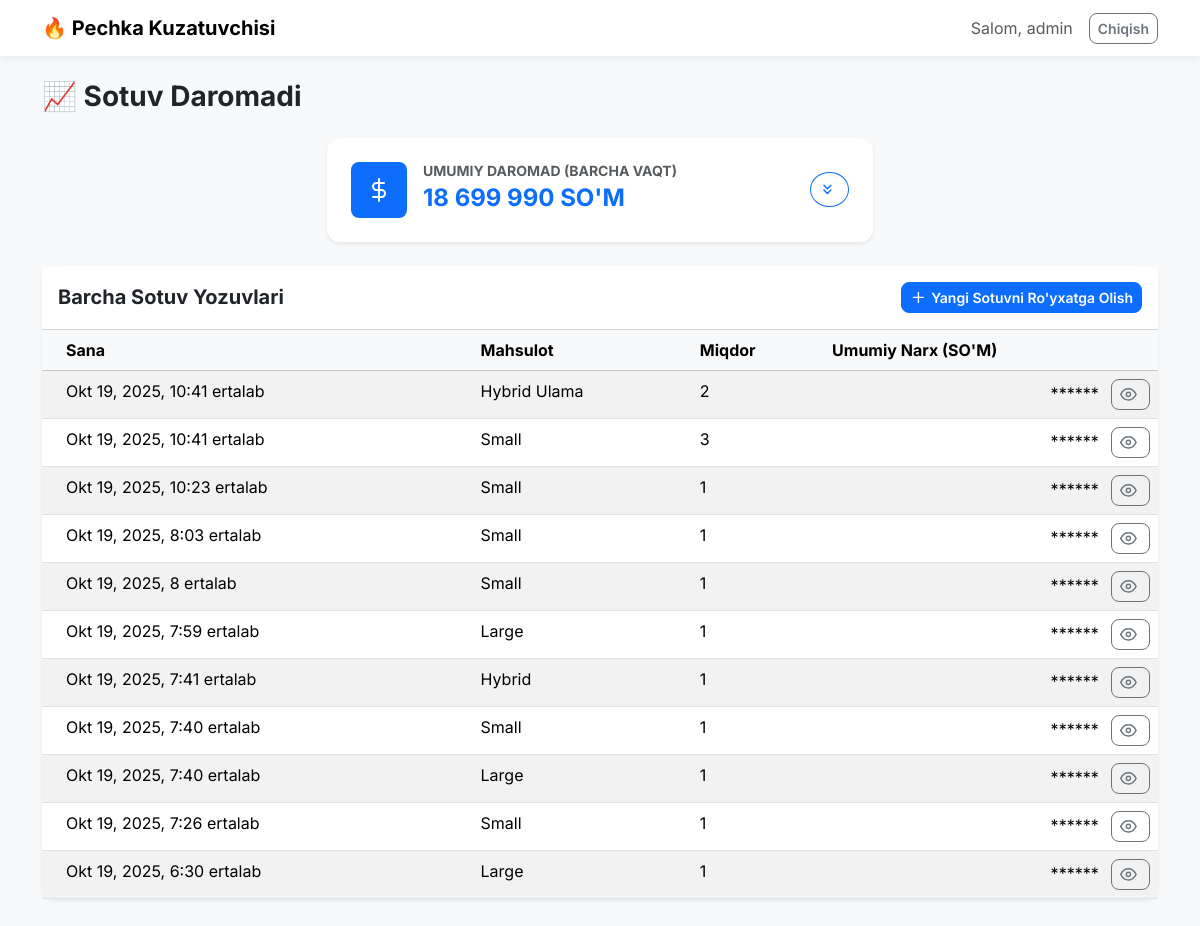
Before: /sales/ (signed in) with the older database file.
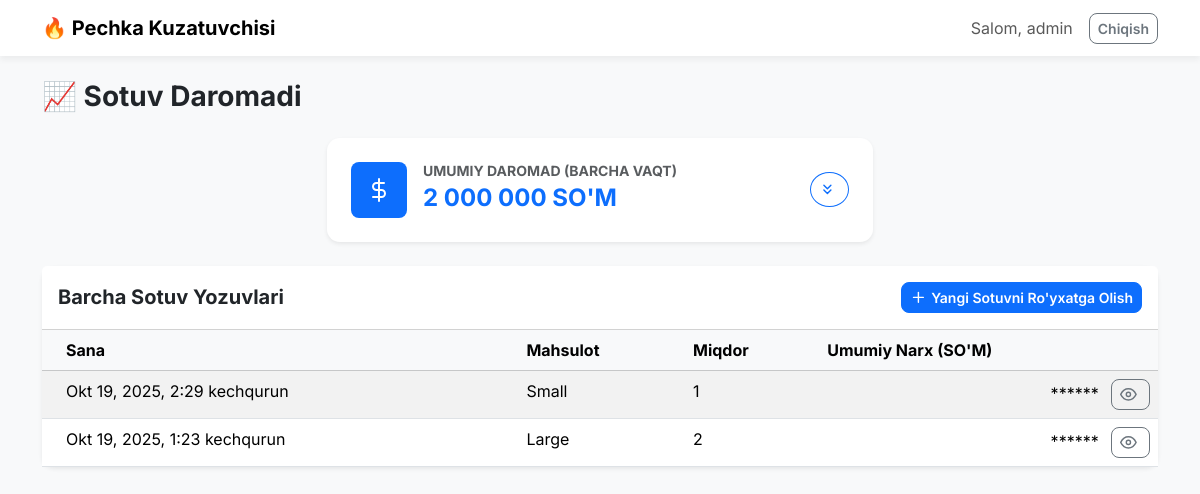
After: the same page with the newer database file.
### sales/models.py (models this page shows, shortened)
class Sale(models.Model):
    product = models.ForeignKey(Product, on_delete=models.CASCADE)
    quantity = models.PositiveIntegerField(default=1)
    sale_price = models.PositiveIntegerField() # This is the TOTAL price for all items
    recorded_by = models.ForeignKey(User, on_delete=models.SET_NULL, null=True)
    date = models.DateTimeField(auto_now_add=True)

class Product(models.Model):
    name = models.CharField(max_length=100, unique=True)
    base_cost = models.IntegerField(validators=[MinValueValidator(0)])
    master_fee = models.IntegerField(validators=[MinValueValidator(0)])

### sales/views.py (the view)
# urls.py: path('sales/', views.sale_list, name='sale_list'),
@staff_member_required
def sale_list(request):
    sales = Sale.objects.select_related('product', 'recorded_by').order_by('-date')
    total_revenue = sales.aggregate(total=Sum('sale_price'))['total'] or 0
    today = date.today()
    today_revenue = sales.filter(date__date=today).aggregate(total=Sum('sale_price'))['total'] or 0
    week_start = today - timedelta(days=today.weekday())
    this_week_revenue = sales.filter(date__date__gte=week_start).aggregate(total=Sum('sale_price'))['total'] or 0
    month_start = today.replace(day=1)
    this_month_revenue = sales.filter(date__date__gte=month_start).aggregate(total=Sum('sale_price'))['total'] or 0
    return render(request, 'sale_list.html', {
        'sales': sales,
        'total_revenue': total_revenue,
        'today': today,
        'today_revenue': today_revenue,
        'week_start': week_start,
        'this_week_revenue': this_week_revenue,
        'month_start': month_start,
        'this_month_revenue': this_month_revenue,
    })

### sales/templates/sale_list.html (shortened to what this page needs)
{% extends "base.html" %}
{% load humanize %}
{% block header %}📈 Sotuv Daromadi{% endblock %}
{% block content %}
<div class="row justify-content-center mb-4">
    <div class="col-md-6">
        <div class="card shadow-sm border-0 rounded-lg">
            <div class="card-body d-flex align-items-center p-4">
                <div class="bg-primary text-white p-3 rounded-3 me-3 flex-shrink-0 d-flex align-items-center justify-content-center" style="min-width: 3.5rem;">
                    <i data-feather="dollar-sign" class="w-8 h-8"></i>
                </div>
                <div class="flex-grow-1">
                    <h6 class="card-subtitle text-muted mb-1 small fw-bold text-uppercase">Umumiy Daromad (Barcha Vaqt)</h6>
                    <h4 class="card-title mb-0 fw-bolder text-primary">{{ total_revenue|intcomma }} SO'M</h4>
                </div>
                <button class="btn btn-sm btn-outline-primary ms-3 rounded-circle d-flex align-items-center justify-content-center p-2" type="button"
                        data-bs-toggle="collapse" data-bs-target="#detailedRevenue"
                        aria-expanded="false" aria-controls="detailedRevenue">
                    <i data-feather="chevrons-down" class="icon" id="toggleIcon"></i>
                </button>
            </div>
        </div>
    </div>
</div>
<div class="card shadow-sm border-0 rounded-lg">
    <div class="card-header bg-white d-flex flex-column flex-md-row justify-content-between align-items-md-center p-3">
        <h5 class="mb-2 mb-md-0 fw-bold">Barcha Sotuv Yozuvlari</h5>
        <div class="d-flex align-items-center">
            <a href="{% url 'add_sale' %}" class="btn btn-sm btn-primary d-flex align-items-center">
                <i data-feather="plus" class="icon me-1"></i> Yangi Sotuvni Ro'yxatga Olish
            </a>
        </div>
    </div>
    <div class="card-body p-0">
        <div class="table-responsive">
            <table class="table table-hover table-striped mb-0">
                <thead class="table-light">
                    <tr>
                        <th scope="col" class="ps-4">Sana</th>
                        <th scope="col">Mahsulot</th>
                        <th scope="col">Miqdor</th>
                        <th scope="col">Umumiy Narx (SO'M)</th>
                    </tr>
                </thead>
                <tbody>
                    {% for sale in sales %}
                    <tr>
                        <td class="ps-4">{{ sale.date|date:"M d, Y, P" }}</td>
                        <td>{{ sale.product.name }}</td>
                        <td>{{ sale.quantity }}</td>
                        <td class="text-end">
                            <span class="price-display" data-price="{{ sale.sale_price|intcomma }}">******</span>
                            <button class="btn btn-sm btn-outline-secondary ms-2 reveal-btn">
                                <i data-feather="eye" class="icon"></i>
                            </button>
                        </td>
                    </tr>
                    {% empty %}
                    <tr>
                        <td colspan="4" class="text-center text-muted p-5">
                            Hozircha hech qanday sotuv ro'yxatga olinmagan.
                        </td>
                    </tr>
                    {% endfor %}
                </tbody>
            </table>
        </div>
    </div>
</div>
{% endblock %}

### templates/base.html (shortened to what this page needs)
<!DOCTYPE html>
<html lang="uz">
<head>
    <link href="https://cdn.jsdelivr.net/npm/bootstrap@5.3.3/dist/css/bootstrap.min.css" rel="stylesheet">
</head>
<body>
    <nav class="navbar navbar-expand-lg navbar-light bg-white mb-4">
        <div class="container">
            <a class="navbar-brand fw-bold" href="{% url 'home' %}">🔥 Pechka Kuzatuvchisi</a>
            {% if user.is_authenticated %}
            <div class="d-flex align-items-center">
                <span class="navbar-text me-3">
                    Salom, {{ user.username }}
                </span>
                <form method="post" action="{% url 'logout' %}" class="d-inline">
                    <button type="submit" class="btn btn-sm btn-outline-secondary">Chiqish</button>
                </form>
            </div>
            {% endif %}
        </div>
    </nav>
    <div class="container pb-5">
        <header class="mb-4">
            <h1 class="h3 fw-bold">{% block header %}{% endblock %}</h1>
        </header>
        {% block content %}{% endblock %}
    </div>
</body>
</html>

### templates/base.html (style rules this page uses)
:root { --bs-body-font-family: 'Inter', sans-serif; --bs-primary: #0d6efd; --bs-success: #198754; --bs-light: #f8f9fa; --bs-dark: #212529; --card-shadow: 0 4px 6px rgba(0, 0, 0, 0.05); --card-border-radius: 0.8rem; }
body { background-color: var(--bs-light); }
.navbar { box-shadow: var(--card-shadow); }
.card { border-radius: var(--card-border-radius); box-shadow: var(--card-shadow); border: none; }
.btn { border-radius: 0.5rem; font-weight: 600; }
.icon { width: 1.2em; height: 1.2em; vertical-align: text-bottom; margin-right: 0.25rem; }

Changed rows visible on the page:
removed Sale: date "Okt 19, 2025, 10:41 ertalab", product.name "Hybrid Ulama", quantity "2"
removed Sale: date "Okt 19, 2025, 10:41 ertalab", product.name "Small", quantity "3"
removed Sale: date "Okt 19, 2025, 10:23 ertalab", product.name "Small", quantity "1"
removed Sale: date "Okt 19, 2025, 8:03 ertalab", product.name "Small", quantity "1"
removed Sale: date "Okt 19, 2025, 8 ertalab", product.name "Small", quantity "1"
removed Sale: date "Okt 19, 2025, 7:59 ertalab", product.name "Large", quantity "1"
removed Sale: date "Okt 19, 2025, 7:41 ertalab", product.name "Hybrid", quantity "1"
removed Sale: date "Okt 19, 2025, 7:40 ertalab", product.name "Small", quantity "1"
removed Sale: date "Okt 19, 2025, 7:40 ertalab", product.name "Large", quantity "1"
removed Sale: date "Okt 19, 2025, 7:26 ertalab", product.name "Small", quantity "1"
removed Sale: date "Okt 19, 2025, 6:30 ertalab", product.name "Large", quantity "1"
added Sale: date "Okt 19, 2025, 2:29 kechqurun", product.name "Small", quantity "1"
added Sale: date "Okt 19, 2025, 1:23 kechqurun", product.name "Large", quantity "2"
Other visible differences:
{{ total_revenue|intcomma }}: "18 699 990" → "2 000 000"
